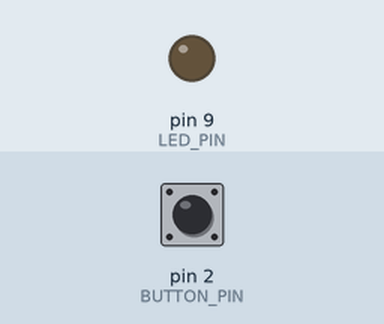
Bench run of a sketch on a simulated Arduino Uno, built with avr-gcc and run on an emulated ATmega328P. On the bench: output pins drawn as LEDs (lit = HIGH). Dashed ring = blinking. The test bench sets the inputs (shaded band); at power-on: pin 2 (BUTTON_PIN) HIGH.

Above: at 1.2 s.
1.3 s: pin 2 (BUTTON_PIN) pulled LOW for 1 s
At 1.42 s:
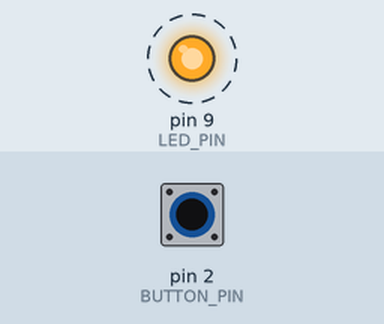
3.8 s: pin 2 (BUTTON_PIN) pulled LOW for 3.2 s
At 7.5 s:
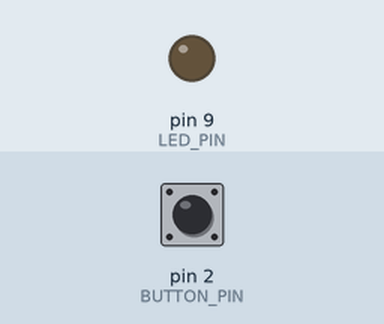
Timing chart, 0 to 9.0 s (numbered marks = the images above; inputs shaded):
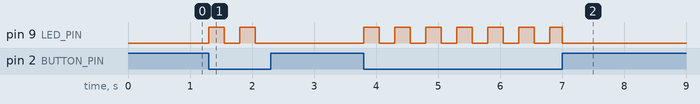

Measured:
- after the input at 1.3 s, pin 9 (LED_PIN): alternates HIGH for 0.25 s and LOW for 0.25 s, 4 changes in all, then stays LOW, starting at once
- after the input at 3.8 s, pin 9 (LED_PIN): alternates HIGH for 0.25 s and LOW for 0.25 s, 14 changes in all, then stays LOW, starting at once

The sketch:

hello_world_blink.ino
```cpp
// Hello World: blink the LED while the button is held.
//
// Wiring (see hello-world.kicad_sch):
//   D2  -> push button -> GND   (uses the internal pull-up, so pressed = LOW)
//   D9  -> 220 ohm resistor -> LED anode, LED cathode -> GND

const int BUTTON_PIN = 2;
const int LED_PIN = 9;
const unsigned long BLINK_MS = 250;

unsigned long lastToggle = 0;
bool ledOn = false;

void setup() {
  pinMode(BUTTON_PIN, INPUT_PULLUP);
  pinMode(LED_PIN, OUTPUT);
}

void loop() {
  bool pressed = digitalRead(BUTTON_PIN) == LOW;

  if (!pressed) {
    ledOn = false;
    digitalWrite(LED_PIN, LOW);
    return;
  }

  if (millis() - lastToggle >= BLINK_MS) {
    lastToggle = millis();
    ledOn = !ledOn;
    digitalWrite(LED_PIN, ledOn ? HIGH : LOW);
  }
}
```
